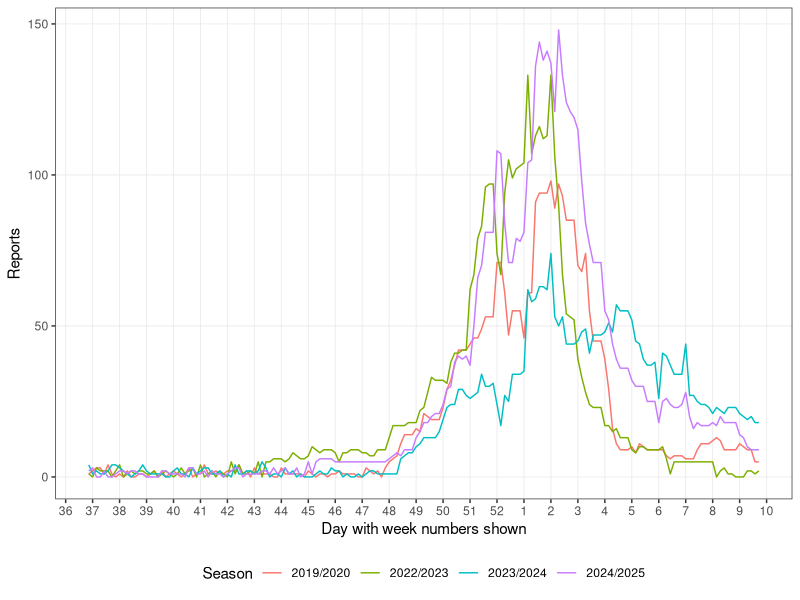

Generate this figure with R:
# libraries 
library(tidyverse)
library(ggplot2)

# read the csv file
df_infected_all_seasons <- read.csv("data/reports.csv", stringsAsFactors = FALSE)

# replace NA in reports_raw with randint 0–4 using Poisson with mean of 1.25
z_blanks <- is.na(df_infected_all_seasons$reports_raw)
df_infected_all_seasons$reports[z_blanks] <- rpois(n = sum(z_blanks), lambda = 1.25)

# the floor date of the 2024/2025 season
param_base_floor_date <- as.Date("2024-09-07", format="%Y-%m-%d")

# create a temp calendar to store dates
df_calendar <- 
  df_infected_all_seasons %>% 
  filter(season_name=="2024/2025") %>% 
  mutate(case_date = param_base_floor_date + day) %>% 
  mutate(wk=epiweek(param_base_floor_date + day)) %>% 
  select(wk, case_date, day)

# plot similar to figure 2 in article
df_infected_all_seasons %>% 
left_join(df_calendar, join_by(day))  %>% 
  ggplot(aes(x=case_date, y=reports, colour=season_name)) +
  geom_line() +
  scale_x_date(
    date_breaks = "1 week",
    labels = function(x)epiweek(x),
  ) +
  labs(x="Day with week numbers shown", y="Reports", colour="Season") +
  theme_bw() +
  theme(legend.position = "bottom", 
        panel.grid.minor = element_blank(),
        panel.grid.major = element_line(linewidth  = 0.3))
